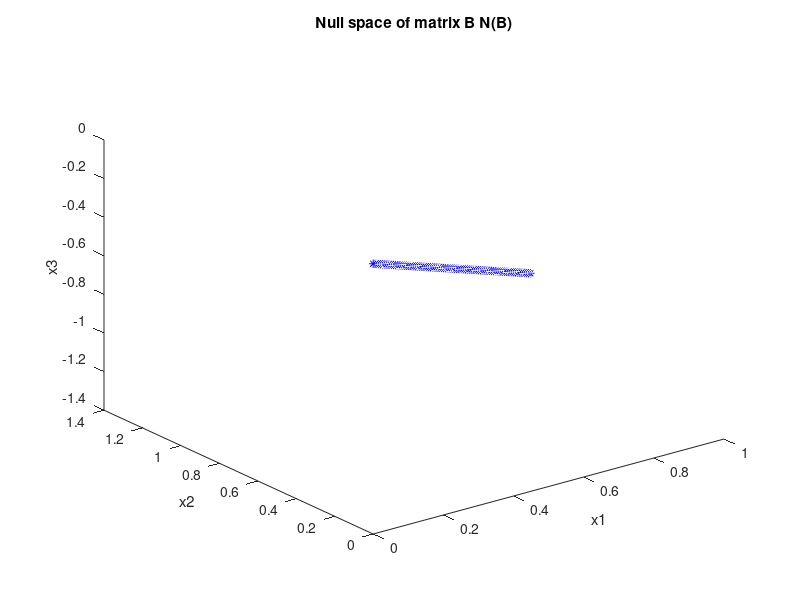

Here is the MATLAB script that generated this plot:
 B = [1 1 2;
      2 1 3;
      3 1 4;
      4 1 5];

 C = [-2 0 0;
      -2 1 0;
       1 0 2];
   
% The null space of B
N_B = null(B); % 3x1
disp('the null space of matrix B is:');
disp(N_B);

% sketch the null space of B
N = 100;
y = linspace(0,2,N);
N_B_set = zeros(3,N);
N_B_set(:,1) = N_B;

for i=1:N
    N_B_set(:,i) = y(i)*N_B;
end

plot3(N_B_set(1,:),N_B_set(2,:),N_B_set(3,:), 'b*');
xlim([0,1]);
xlabel('x1');
ylabel('x2');
zlabel('x3')
title('Null space of matrix B N(B)');

%Finding eigenvalue,determinant,trace,rank
eig_C = eig(C);
det_C = det(C);
trace_C = trace(C);
rank_C = rank(C);
disp('the eigen values of matrix C are:');
disp(eig_C);
disp('the determinant of matrix C is:');
disp(det_C);
disp('the trace of matrix C is:');
disp(trace_C);
disp('the rank of matrix C is:');
disp(rank_C);

%Finding a matrix from given vector values and Eigen Vectors
E=[3 0;
   0 5];
P=[1 2;
   3 -6];
P_Inv=inv(P);

% disp(P_Inv);
D=P*E*P_Inv;
disp('the matrix D is:')
disp(D)

    
